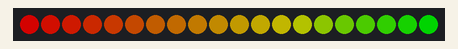
This sketch was run on a simulated Arduino Uno, built with avr-gcc and run on an emulated ATmega328P. On the bench: 20 RGB LEDs in strip order, left to right. Dim RGB values are drawn brighter than linear.

Above: at 0.05 s.
At 5.0 s:
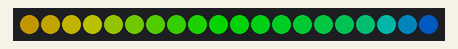
At 9.94 s:
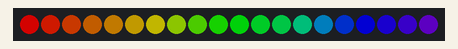
At 19.94 s:
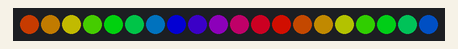
At 29.94 s:
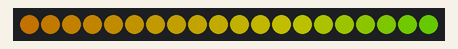
At 39.94 s:
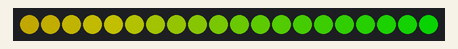

The sketch:

rainbow_march_demo.ino
```cpp
/* rainbow_march_demo

By: Andrew Tuline

Date: Oct, 2014

Rainbow marching up the strand. Pretty basic, but oh so popular, and we get a few options as well.

*/


#include "FastLED.h"                                          // FastLED library.

// Fixed definitions cannot change on the fly.
#define LED_DT 12                                             // Data pin to connect to the strip.
#define LED_CK 11
#define COLOR_ORDER BGR                                       // It's GRB for WS2812B
#define LED_TYPE APA102                                       // What kind of strip are you using (WS2801, WS2812B or APA102)?
#define NUM_LEDS 20                                           // Number of LED's.

// Initialize changeable global variables.
uint8_t max_bright = 128;                                     // Overall brightness definition. It can be changed on the fly.

struct CRGB leds[NUM_LEDS];                                   // Initialize our LED array.


// Initialize global variables for sequences
uint8_t thisdelay = 40;                                        // A delay value for the sequence(s)
uint8_t thishue = 0;                                          // Starting hue value.
int8_t thisrot = 1;                                           // Hue rotation speed. Includes direction.
uint8_t deltahue = 1;                                         // Hue change between pixels.
bool thisdir = 0;                                             // I use a direction variable, so I can plug into inputs in a standar fashion.

void setup() {
  Serial.begin(57600);

  //  LEDS.addLeds<LED_TYPE, LED_DT, COLOR_ORDER>(leds, NUM_LEDS);          // Use this for WS2812B
  LEDS.addLeds<LED_TYPE, LED_DT, LED_CK, COLOR_ORDER>(leds, NUM_LEDS);  // Use this for WS2801 or APA102

  FastLED.setBrightness(max_bright);
  set_max_power_in_volts_and_milliamps(5, 500);                // FastLED 2.1 Power management set at 5V, 500mA
} // setup()


void loop () {
  ChangeMe();
  rainbow_march();
  show_at_max_brightness_for_power();                         // Power managed display of LED's.
  delay_at_max_brightness_for_power(2.5*thisdelay);           // Power managed FastLED delay.
} // loop()


void rainbow_march() {                                         // The fill_rainbow call doesn't support brightness levels
  if (thisdir == 0) thishue += thisrot; else thishue-= thisrot;  // I could use signed math, but 'thisdir' works with other routines.
  fill_rainbow(leds, NUM_LEDS, thishue, deltahue);             // I don't change deltahue on the fly as it's too fast near the end of the strip.
} // rainbow_march()


void ChangeMe() {                                             // A time (rather than loop) based demo sequencer. This gives us full control over the length of each sequence.
  uint8_t secondHand = (millis() / 1000) % 60;                // Change '60' to a different value to change length of the loop.
  static uint8_t lastSecond = 99;                             // Static variable, means it's only defined once. This is our 'debounce' variable.
  if (lastSecond != secondHand) {                             // Debounce to make sure we're not repeating an assignment.
    lastSecond = secondHand;
    if (secondHand ==  0)  {thisrot=1; deltahue=5;}
    if (secondHand ==  5)  {thisdir=-1; deltahue=10;}
    if (secondHand == 10)  {thisrot=5;}
    if (secondHand == 15)  {thisrot=5; thisdir=-1; deltahue=20;}
    if (secondHand == 20)  {deltahue=30;}
    if (secondHand == 25)  {deltahue=2; thisrot=5;}
    if (secondHand == 30)  {}
    if (secondHand == 35)  {}
    if (secondHand == 40)  {}
    if (secondHand == 45)  {}
    if (secondHand == 50)  {}
    if (secondHand == 55)  {}
  }
} // ChangeMe()
```
